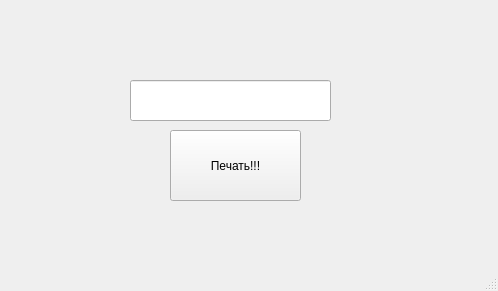
<?xml version="1.0" encoding="UTF-8"?>
<ui version="4.0">
 <class>MainWindow</class>
 <widget class="QMainWindow" name="MainWindow">
  <property name="geometry">
   <rect>
    <x>0</x>
    <y>0</y>
    <width>498</width>
    <height>291</height>
   </rect>
  </property>
  <property name="windowTitle">
   <string>MainWindow</string>
  </property>
  <widget class="QWidget" name="centralwidget">
   <widget class="QPushButton" name="pushButton">
    <property name="geometry">
     <rect>
      <x>170</x>
      <y>130</y>
      <width>131</width>
      <height>71</height>
     </rect>
    </property>
    <property name="text">
     <string>Печать!!!</string>
    </property>
   </widget>
   <widget class="QLineEdit" name="lineEdit">
    <property name="geometry">
     <rect>
      <x>130</x>
      <y>80</y>
      <width>201</width>
      <height>41</height>
     </rect>
    </property>
   </widget>
  </widget>
  <widget class="QMenuBar" name="menubar">
   <property name="geometry">
    <rect>
     <x>0</x>
     <y>0</y>
     <width>498</width>
     <height>21</height>
    </rect>
   </property>
  </widget>
  <widget class="QStatusBar" name="statusbar"/>
 </widget>
 <resources/>
 <connections/>
</ui>
